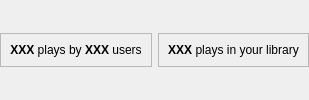
                 <widget class="QWidget" name="horizontalWidget_2" native="true">
                  <property name="sizePolicy">
                   <sizepolicy hsizetype="Preferred" vsizetype="Maximum">
                    <horstretch>0</horstretch>
                    <verstretch>0</verstretch>
                   </sizepolicy>
                  </property>
                  <layout class="QHBoxLayout" name="horizontalLayout_7">
                   <property name="margin">
                    <number>0</number>
                   </property>
                   <item>
                    <widget class="QFrame" name="frame">
                     <property name="sizePolicy">
                      <sizepolicy hsizetype="Preferred" vsizetype="Maximum">
                       <horstretch>0</horstretch>
                       <verstretch>0</verstretch>
                      </sizepolicy>
                     </property>
                     <property name="frameShape">
                      <enum>QFrame::StyledPanel</enum>
                     </property>
                     <property name="frameShadow">
                      <enum>QFrame::Plain</enum>
                     </property>
                     <layout class="QHBoxLayout" name="horizontalLayout_2">
                      <item>
                       <widget class="QLabel" name="label_playcount">
                        <property name="font">
                         <font>
                          <pointsize>9</pointsize>
                         </font>
                        </property>
                        <property name="text">
                         <string>&lt;B&gt;XXX&lt;/B&gt; plays by &lt;B&gt;XXX&lt;/B&gt; users</string>
                        </property>
                        <property name="alignment">
                         <set>Qt::AlignCenter</set>
                        </property>
                       </widget>
                      </item>
                     </layout>
                    </widget>
                   </item>
                   <item>
                    <widget class="QFrame" name="frame_4">
                     <property name="sizePolicy">
                      <sizepolicy hsizetype="Preferred" vsizetype="Maximum">
                       <horstretch>0</horstretch>
                       <verstretch>0</verstretch>
                      </sizepolicy>
                     </property>
                     <property name="frameShape">
                      <enum>QFrame::StyledPanel</enum>
                     </property>
                     <property name="frameShadow">
                      <enum>QFrame::Plain</enum>
                     </property>
                     <layout class="QHBoxLayout" name="horizontalLayout_3">
                      <item>
                       <widget class="QLabel" name="label_userplaycount">
                        <property name="text">
                         <string>&lt;B&gt;XXX&lt;/B&gt; plays in your library</string>
                        </property>
                        <property name="alignment">
                         <set>Qt::AlignCenter</set>
                        </property>
                       </widget>
                      </item>
                     </layout>
                    </widget>
                   </item>
                  </layout>
                 </widget>
